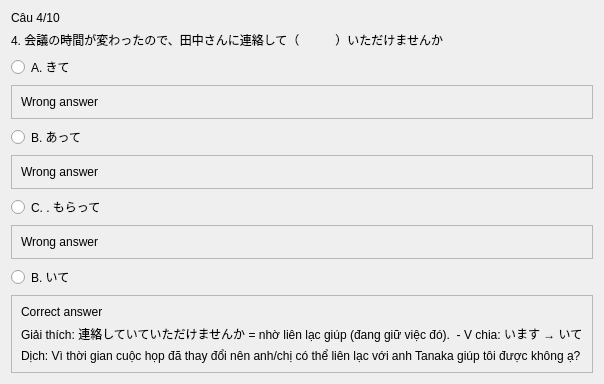
               <widget class="QWidget" name="page_10">
                <layout class="QVBoxLayout" name="verticalLayout_59">
                 <item>
                  <widget class="QLabel" name="label_90">
                   <property name="text">
                    <string>Câu 4/10</string>
                   </property>
                  </widget>
                 </item>
                 <item>
                  <widget class="QLabel" name="label_91">
                   <property name="text">
                    <string>4. 会議の時間が変わったので、田中さんに連絡して（　　　）いただけませんか</string>
                   </property>
                  </widget>
                 </item>
                 <item>
                  <widget class="QRadioButton" name="radioButton_37">
                   <property name="text">
                    <string>A. きて</string>
                   </property>
                  </widget>
                 </item>
                 <item>
                  <widget class="QFrame" name="frame_53">
                   <property name="frameShape">
                    <enum>QFrame::StyledPanel</enum>
                   </property>
                   <property name="frameShadow">
                    <enum>QFrame::Raised</enum>
                   </property>
                   <layout class="QVBoxLayout" name="verticalLayout_60">
                    <item>
                     <widget class="QLabel" name="label_115">
                      <property name="text">
                       <string>Wrong answer</string>
                      </property>
                     </widget>
                    </item>
                   </layout>
                  </widget>
                 </item>
                 <item>
                  <widget class="QRadioButton" name="radioButton_38">
                   <property name="text">
                    <string>B. あって</string>
                   </property>
                  </widget>
                 </item>
                 <item>
                  <widget class="QFrame" name="frame_54">
                   <property name="frameShape">
                    <enum>QFrame::StyledPanel</enum>
                   </property>
                   <property name="frameShadow">
                    <enum>QFrame::Raised</enum>
                   </property>
                   <layout class="QVBoxLayout" name="verticalLayout_61">
                    <item>
                     <widget class="QLabel" name="label_114">
                      <property name="text">
                       <string>Wrong answer</string>
                      </property>
                     </widget>
                    </item>
                   </layout>
                  </widget>
                 </item>
                 <item>
                  <widget class="QRadioButton" name="radioButton_39">
                   <property name="text">
                    <string>C. . もらって</string>
                   </property>
                  </widget>
                 </item>
                 <item>
                  <widget class="QFrame" name="frame_55">
                   <property name="frameShape">
                    <enum>QFrame::StyledPanel</enum>
                   </property>
                   <property name="frameShadow">
                    <enum>QFrame::Raised</enum>
                   </property>
                   <layout class="QVBoxLayout" name="verticalLayout_62">
                    <item>
                     <widget class="QLabel" name="label_113">
                      <property name="text">
                       <string>Wrong answer</string>
                      </property>
                     </widget>
                    </item>
                   </layout>
                  </widget>
                 </item>
                 <item>
                  <widget class="QRadioButton" name="radioButton_40">
                   <property name="text">
                    <string>B. いて</string>
                   </property>
                  </widget>
                 </item>
                 <item>
                  <widget class="QFrame" name="frame_56">
                   <property name="frameShape">
                    <enum>QFrame::StyledPanel</enum>
                   </property>
                   <property name="frameShadow">
                    <enum>QFrame::Raised</enum>
                   </property>
                   <layout class="QVBoxLayout" name="verticalLayout_63">
                    <item>
                     <widget class="QLabel" name="label_111">
                      <property name="text">
                       <string>Correct answer</string>
                      </property>
                     </widget>
                    </item>
                    <item>
                     <widget class="QLabel" name="label_110">
                      <property name="text">
                       <string>Giải thích: 連絡していていただけませんか = nhờ liên lạc giúp (đang giữ việc đó).  - V chia: います → いて</string>
                      </property>
                     </widget>
                    </item>
                    <item>
                     <widget class="QLabel" name="label_112">
                      <property name="text">
                       <string>Dịch: Vì thời gian cuộc họp đã thay đổi nên anh/chị có thể liên lạc với anh Tanaka giúp tôi được không ạ?</string>
                      </property>
                     </widget>
                    </item>
                   </layout>
                  </widget>
                 </item>
                </layout>
               </widget>
